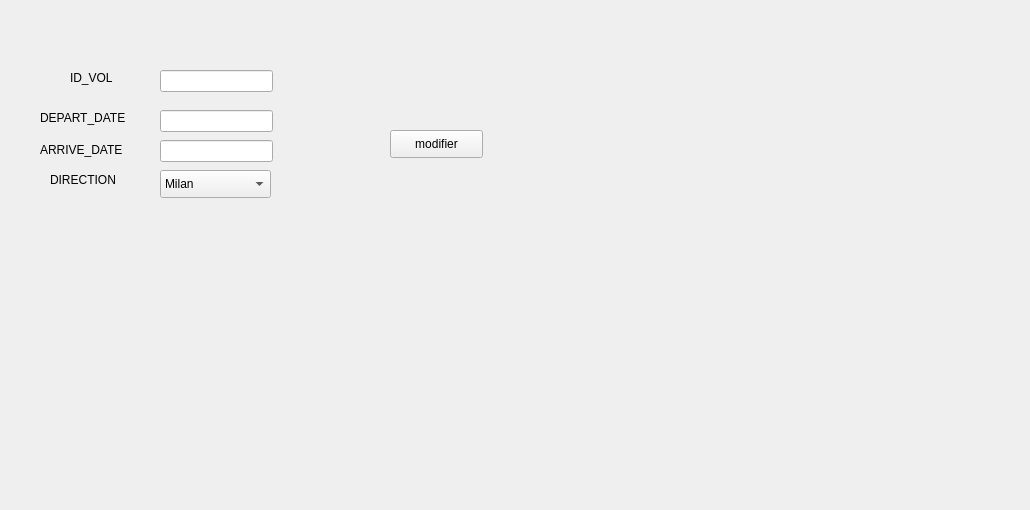
   <widget class="QWidget" name="tab_4">
    <attribute name="title">
     <string>modification du vol</string>
    </attribute>
    <widget class="QPushButton" name="date_dispo_modifier">
     <property name="geometry">
      <rect>
       <x>390</x>
       <y>130</y>
       <width>93</width>
       <height>28</height>
      </rect>
     </property>
     <property name="text">
      <string>modifier</string>
     </property>
    </widget>
    <widget class="QLabel" name="label_6">
     <property name="geometry">
      <rect>
       <x>70</x>
       <y>70</y>
       <width>56</width>
       <height>16</height>
      </rect>
     </property>
     <property name="text">
      <string>ID_VOL</string>
     </property>
    </widget>
    <widget class="QLabel" name="label_8">
     <property name="geometry">
      <rect>
       <x>40</x>
       <y>110</y>
       <width>101</width>
       <height>16</height>
      </rect>
     </property>
     <property name="text">
      <string>DEPART_DATE</string>
     </property>
    </widget>
    <widget class="QLineEdit" name="ID_VOL_2">
     <property name="geometry">
      <rect>
       <x>160</x>
       <y>70</y>
       <width>113</width>
       <height>22</height>
      </rect>
     </property>
    </widget>
    <widget class="QLineEdit" name="lineEditdepart">
     <property name="geometry">
      <rect>
       <x>160</x>
       <y>110</y>
       <width>113</width>
       <height>22</height>
      </rect>
     </property>
    </widget>
    <widget class="QLabel" name="label_15">
     <property name="geometry">
      <rect>
       <x>-110</x>
       <y>0</y>
       <width>1021</width>
       <height>501</height>
      </rect>
     </property>
     <property name="text">
      <string/>
     </property>
     <property name="pixmap">
      <pixmap>:/pics/avion decolle.jpg</pixmap>
     </property>
    </widget>
    <widget class="QLabel" name="label_7">
     <property name="geometry">
      <rect>
       <x>40</x>
       <y>140</y>
       <width>121</width>
       <height>20</height>
      </rect>
     </property>
     <property name="text">
      <string>ARRIVE_DATE</string>
     </property>
    </widget>
    <widget class="QLabel" name="label_9">
     <property name="geometry">
      <rect>
       <x>50</x>
       <y>170</y>
       <width>71</width>
       <height>20</height>
      </rect>
     </property>
     <property name="text">
      <string>DIRECTION</string>
     </property>
    </widget>
    <widget class="QLineEdit" name="lineEditarrive">
     <property name="geometry">
      <rect>
       <x>160</x>
       <y>140</y>
       <width>113</width>
       <height>22</height>
      </rect>
     </property>
    </widget>
    <widget class="QComboBox" name="lineEditdirection_2">
     <property name="geometry">
      <rect>
       <x>160</x>
       <y>170</y>
       <width>111</width>
       <height>28</height>
      </rect>
     </property>
     <item>
      <property name="text">
       <string>Milan</string>
      </property>
     </item>
     <item>
      <property name="text">
       <string>Barcelone</string>
      </property>
     </item>
     <item>
      <property name="text">
       <string>Newyork</string>
      </property>
     </item>
     <item>
      <property name="text">
       <string>London</string>
      </property>
     </item>
     <item>
      <property name="text">
       <string>Tokyo</string>
      </property>
     </item>
     <item>
      <property name="text">
       <string>Autre</string>
      </property>
     </item>
    </widget>
    <zorder>label_15</zorder>
    <zorder>date_dispo_modifier</zorder>
    <zorder>label_6</zorder>
    <zorder>label_8</zorder>
    <zorder>ID_VOL_2</zorder>
    <zorder>lineEditdepart</zorder>
    <zorder>label_7</zorder>
    <zorder>label_9</zorder>
    <zorder>lineEditarrive</zorder>
    <zorder>lineEditdirection_2</zorder>
   </widget>
